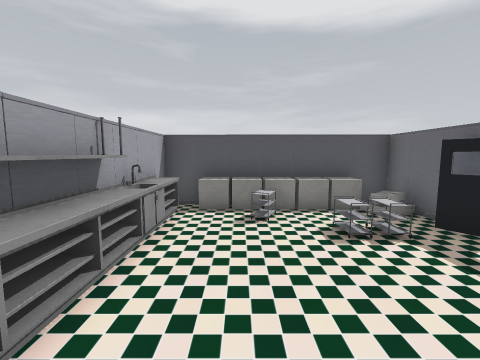
view 1 (above)

18 first-person views from a walk through a scene from a Unity 3-D project. The camera is 1.5 m above the floor, tilts 6° down and sees 90° across. Doors are open. The floor is counted in squares, 1 m on a side. Each view is taken from the middle of a square. On the plan, view 1 faces up. The plan holds only what a view shows up to about 13 squares ahead; the rest is blank. The place goes on beyond the plan. Some surface patterns are stand-ins.

view 2
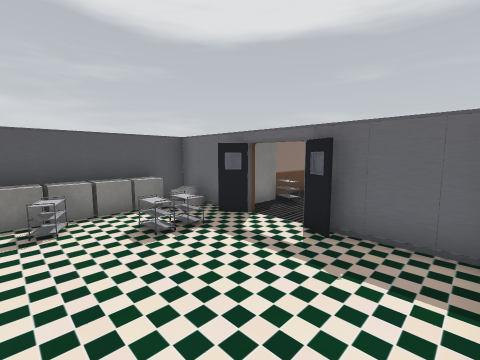

view 3
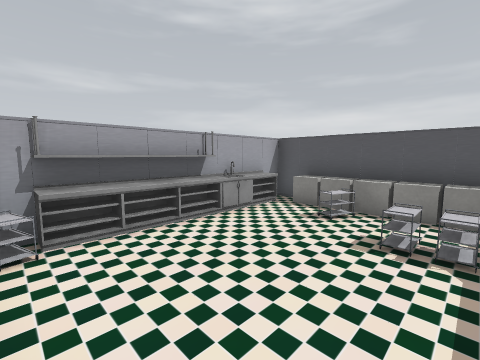

view 4
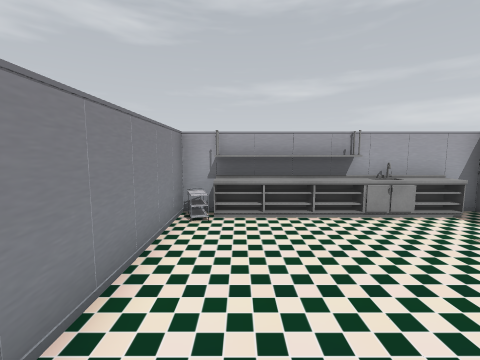

view 5
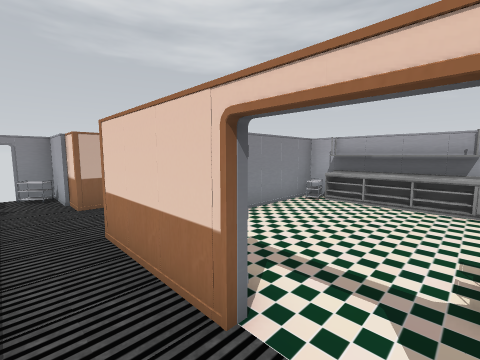

view 6
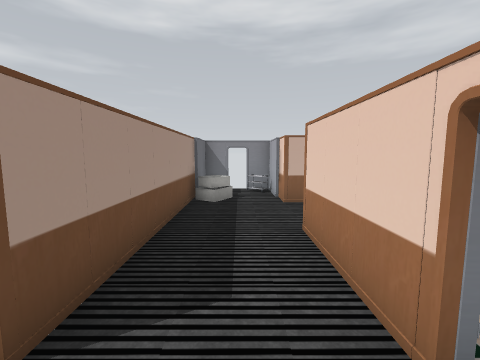

view 7
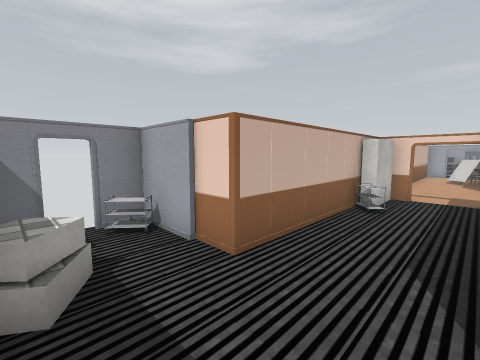

view 8
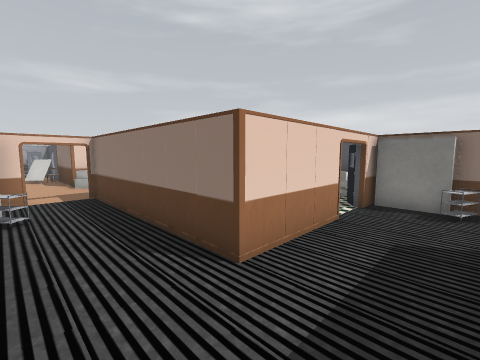

view 9
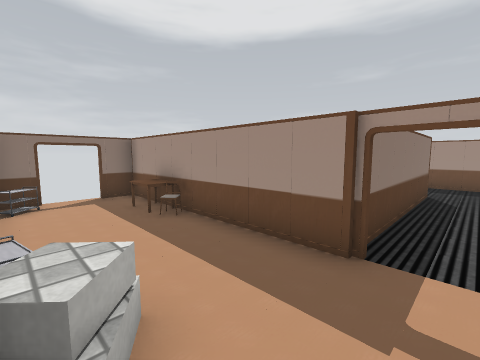

view 10
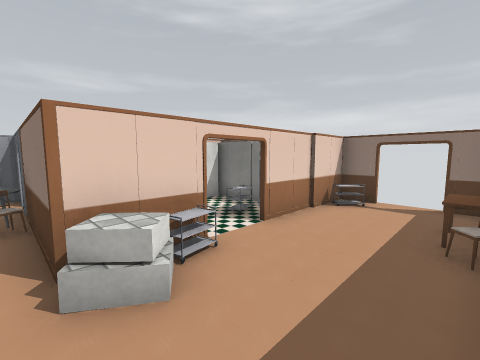

view 11
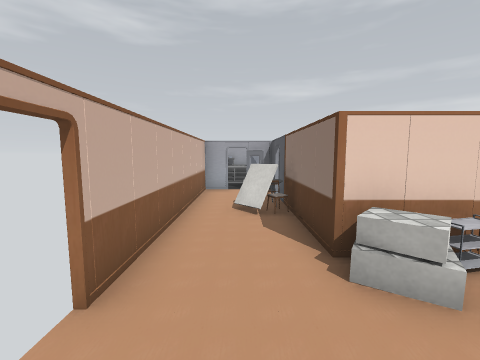

view 12
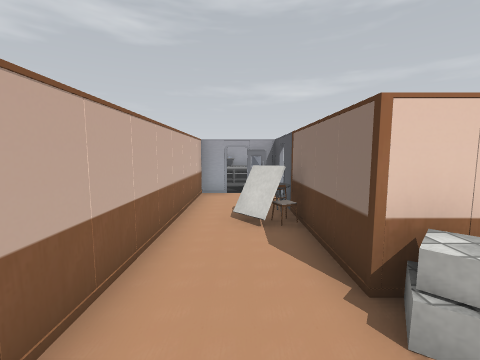

view 13
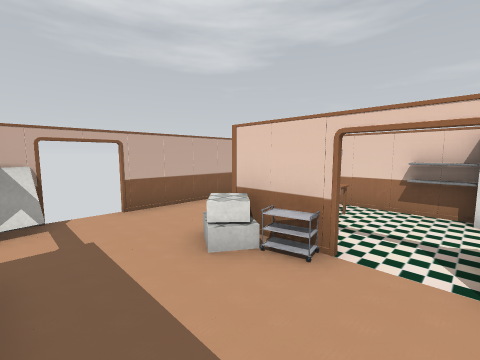

view 14
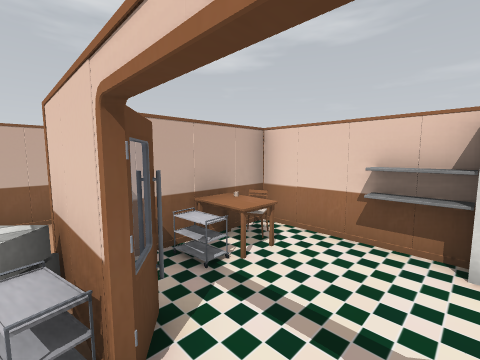

view 15
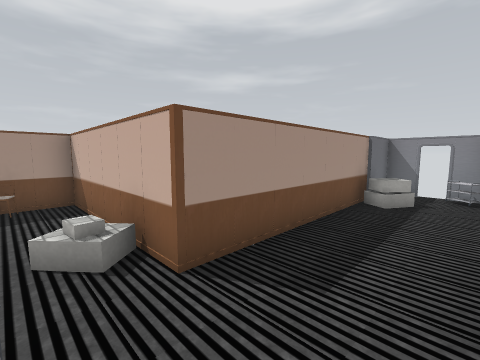

view 16
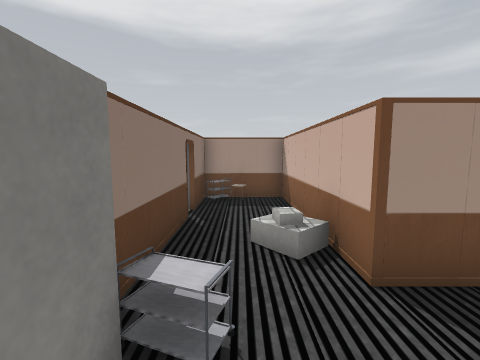

view 17
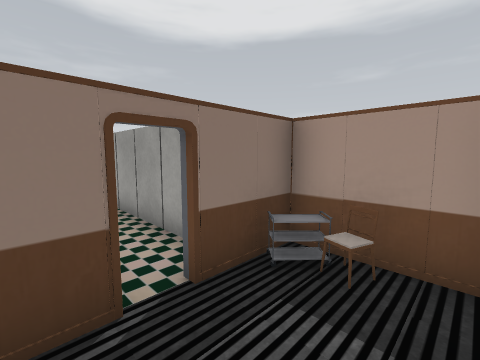

view 18
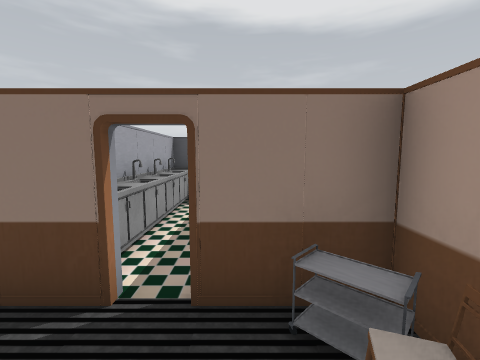

### Floor plan
Points are (right, up) in squares from view 1. A wall is a line through its corners. A room is listed if a view was taken in it or the views show most of it. See-through windows are left out.
Room 1 (views 1, 2, 3, 4, 9, 10, 11, 12, 13, 14)
walls: (-2.3, -0.4) (-2.3, -1); (-2.5, -1) (-2.5, -0.5) (2.6, -0.5); (-6.4, 1.7) (-6.4, -0.6) (-9.5, -0.6); (-2.5, 7.1) (-3.6, 7.1); (-1.4, 7.1) (-2.3, 7.1) (-2.3, 6.4); (-3.5, -3.3) (-2.9, -3.2); (-3.6, -3.5) (-3, -3.5); (-5.1, 7.1) (-6.4, 7.1) (-6.4, 3.4); (4.1, 1.8) (4.5, 2.6); (4.5, -0.1) (4.5, 2.6); (4.5, 4.1) (4, 4.9); (4.5, 4.2) (4.5, 7.1); (4.7, 4) (4.1, 4.6); (-9.1, -1.2) (-10, -1.9); (-9.5, -3.5) (-5.1, -3.5)
low walls: (-3.6, -2.9) (-2.8, -2.8); (-3.6, -3.1) (-2.8, -3); (-8.9, -1.4) (-9.8, -2)
ways out: opening at (5, 3) to room 2; open door at (-2, -1.5) to room 2; opening at (-7, 2.5) to room 4; opening at (-10, -3) to room 5; open door at (-4.5, -3.5); open door at (-4.5, 7)
objects: other object (-6, 1); other object (-6, 6); block (-5, 0); other object (-3, 4) to (-3, 5); other object (-2, 0) to (-1, 0); shelf (-2, 1); shelf (-2, 2); shelf (-2, 3); other object (-2, 4); shelf (-2, 5) to (-2, 6); other object (-1, 7); other object (0, 5) to (1, 6); other object (0, 7); other object (1, 7); other object (2, 4) to (2, 5); other object (2, 7); other object (3, 4) to (3, 5); other object (3, 7)
Room 2 (views 5, 6, 7, 8, 15, 16, 17)
walls: (4.7, 2.6) (4.7, -0.6) (-2.6, -0.6); (6.6, 4.8) (4.8, 4.8); (4.7, 5.4) (4.7, 4); (7.6, -6.4) (7.6, 2.5) (11.5, 2.5); (10.8, 5.3) (7.4, 5.3); (-2.3, -3) (-0.5, -3) (-0.5, -3.5) (4.7, -3.5) (4.7, -6.4) (5.8, -6.4)
ways out: opening at (5, 3) to room 1; open door at (-2, -1.5) to room 1; opening at (10.5, 3.5) to room 3; open door at (6, -7)
objects: other object (0, -3); other object (5, -6) to (6, -6); block (7, -4); other object (7, 4) to (7, 5)
Room 3 (view 18)
walls: (11.5, 2.5) (13.5, 2.5) (13.5, 5.3) (11.5, 5.3)
ways out: opening at (10.5, 3.5) to room 2
objects: other object (10, 6); other object (10, 7); other object (10, 8) to (10, 9); other object (10, 10); block (12, 6) to (13, 7); block (12, 8) to (13, 8); block (12, 9) to (13, 9); block (12, 10) to (13, 10); chair (13, 4); other object (13, 5)
Room 4 (no view inside)
walls: (-7, 1.1) (-6.4, 1.7); (-7, 0.9) (-6.4, 1.7); (-10.3, 3.1) (-10.3, -0.5); (-7.9, 4.8) (-9.8, 4.8) (-9.8, 3); (-9.5, -0.5) (-7.2, -0.5); (-9.2, -1) (-8.8, -1.6)
ways out: opening at (-7, 2.5) to room 1
objects: other object (-9, 0) to (-9, 1); other object (-8, 0); other object (-8, 3) to (-7, 4)
Room 5 (no view inside)
walls: (-12.2, -0.6) (-13.4, -0.6); (-12.9, -1) (-13.4, -1.8); (-13.4, -2.5) (-13.4, -3.5) (-9.5, -3.5)
ways out: opening at (-10, -3) to room 1; opening at (-14, -2); open door at (-12, -1)
objects: other object (-11, -1); chair (-10, -1)

Where each view was taken, in squares from view 1:
view 1: 0 up, 0 right, facing up
view 2: 0 up, 0 right, facing up-right
view 3: 0 up, 3 right, facing up-left
view 4: 1 up, 4 right, facing left
view 5: 4 up, 6 right, facing down-left
view 6: 4 up, 6 right, facing down
view 7: 1 down, 7 right, facing down-left
view 8: 3 down, 7 right, facing up-left
view 9: 2 down, 6 left, facing up-right
view 10: 1 down, 3 left, facing up-left
view 11: 2 down, 3 left, facing left
view 12: 2 down, 4 left, facing left
view 13: 3 up, 3 left, facing down-left
view 14: 3 up, 6 left, facing down-left
view 15: 4 up, 5 right, facing down-right
view 16: 4 up, 5 right, facing right
view 17: 3 up, 10 right, facing up-right
view 18: 3 up, 12 right, facing up
